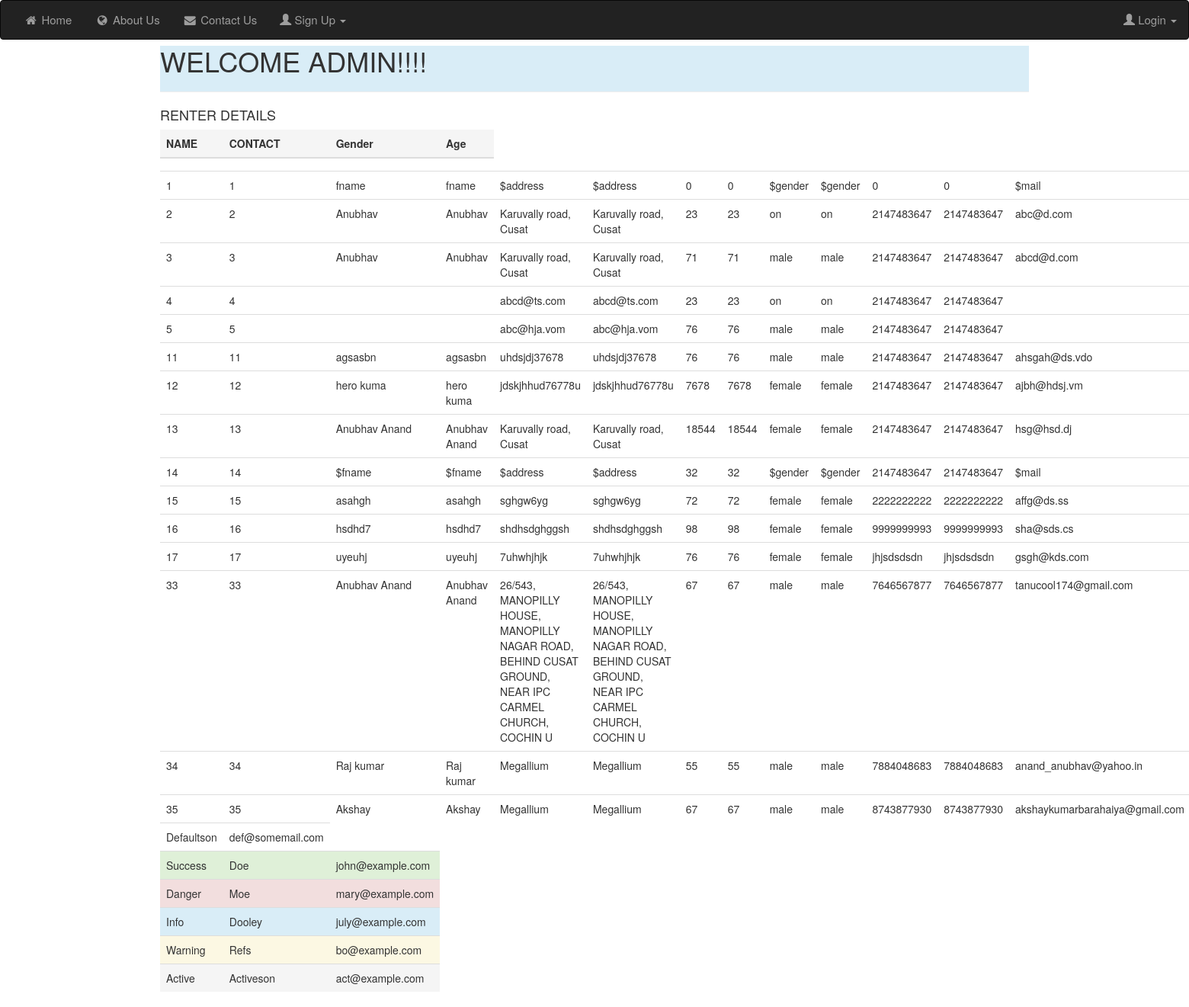
/admin/admin.php, run on the app's committed database.
### tables this page shows
CREATE TABLE `renter_register` (
  `ID` int(10) NOT NULL,
  `name` varchar(30) NOT NULL,
  `address` varchar(100) NOT NULL,
  `age` int(10) NOT NULL,
  `gender` varchar(20) NOT NULL,
  `phone` varchar(20) NOT NULL,
  `mail` varchar(40) NOT NULL,
  `password` varchar(20) NOT NULL
);

### admin/admin.php (the view, shortened to what this page needs)
<?php
include '..\header2.php';
?>
<!DOCTYPE html>
<html>
<head>
<link href="//maxcdn.bootstrapcdn.com/bootstrap/3.3.0/css/bootstrap.min.css" rel="stylesheet" id="bootstrap-css">
</head>
<body>
  <div class="container">
   <div class="bg-info">
  <h1>WELCOME ADMIN!!!!</h1>
<hr>
</div>
<h4>RENTER DETAILS</h4>
<table class="table">
   <thead>
     <tr class="active">
       <th>NAME</th>
       <th>CONTACT</th>
       <th>Gender</th>
       <th>Age</th>
     </tr>
   </thead>
   <tbody>
     <tr>
       <td>
         <?php
         $query="SELECT * FROM renter_register";
        $results = mysql_query($query);
         while ($row = mysql_fetch_array($results))
          {
        echo '<tr>';
        foreach($row as $name) {
        echo '<td>' . htmlspecialchars($name) . '</td>';
         }
        echo '</tr>';
      }
          ?>
        </td>
       <td>Defaultson</td>
       <td>def@somemail.com</td>
     </tr>
     <tr class="success">
       <td>Success</td>
       <td>Doe</td>
       <td>john@example.com</td>
     </tr>
     <tr class="danger">
       <td>Danger</td>
       <td>Moe</td>
       <td>mary@example.com</td>
     </tr>
     <tr class="info">
       <td>Info</td>
       <td>Dooley</td>
       <td>july@example.com</td>
     </tr>
     <tr class="warning">
       <td>Warning</td>
       <td>Refs</td>
       <td>bo@example.com</td>
     </tr>
     <tr class="active">
       <td>Active</td>
       <td>Activeson</td>
       <td>act@example.com</td>
     </tr>
   </tbody>
 </table>
</div>
</body>
</html>

### header2.php (shortened to what this page needs)
<!Doctype Html>
<html>
<head>
<link rel="stylesheet" href="https://maxcdn.bootstrapcdn.com/bootstrap/3.3.7/css/bootstrap.min.css">
<link rel="stylesheet" href="https://cdnjs.cloudflare.com/ajax/libs/font-awesome/4.7.0/css/font-awesome.min.css">
</head>
<body>
<div class="header" id="navbar" style="position:absolute; " style="opacity:0.9; background-color:;">
<nav class="navbar navbar-inverse">
<div class="container-fluid">
  <ul class="nav navbar-nav" style="margin:0px;">
    <li class="headerLinks" ><a href="home.php"><i class="fa fa-fw fa-home"> </i> Home</a></li>
    <li class="headerLinks"><a href="#about"><i class="fa fa-fw fa-globe"> </i> About Us</a></li>
    <li class="headerLinks"><a href="#contact"><i class="fa fa-fw fa-envelope"></i> Contact Us</a></li>
    <li class="dropdown"><a class="dropdown-toggle" data-toggle="dropdown" href="#"><span class="glyphicon glyphicon-user"></span> Sign Up <span class="caret"></span></a>
    </li>
  </ul>
  <ul class="nav navbar-nav navbar-right">
  <li class="dropdown"><a class="dropdown-toggle" data-toggle="dropdown" href="#"><span class="glyphicon glyphicon-user"></span> Login <span class="caret"></span></a>
    </li>
</div>
</nav>
</div>
</body>
</html>

### header2.php (style rules this page uses)
.headerLinks,a { font-size: 15px; }
.navbar { padding: 0px; margin:0px; }
.header { position: absolute; width: 100%; z-index: 10; filter: blur(0px); }

### data on the page
renter_register: ID "1", name "fname", address "$address", name "0", gender "$gender", mail "$mail"
renter_register: ID "2", name "Anubhav", address "Karuvally road, Cusat", age "23", gender "on", phone "2147483647", mail "abc@d.com"
renter_register: ID "3", name "Anubhav", address "Karuvally road, Cusat", age "71", gender "male", phone "2147483647", mail "abcd@d.com"
renter_register: ID "4", address "abcd@ts.com", age "23", gender "on", phone "2147483647"
renter_register: ID "5", address "abc@hja.vom", age "76", gender "male", phone "2147483647"
renter_register: ID "11", name "agsasbn", address "uhdsjdj37678", age "76", gender "male", phone "2147483647", mail "ahsgah@ds.vdo"
renter_register: ID "12", name "hero kuma", address "jdskjhhud76778u", age "7678", gender "female", phone "2147483647", mail "ajbh@hdsj.vm"
renter_register: ID "13", name "Anubhav Anand", address "Karuvally road, Cusat", age "18544", gender "female", phone "2147483647", mail "hsg@hsd.dj"
renter_register: ID "14", name "$fname", address "$address", age "32", gender "$gender", phone "2147483647", mail "$mail"
renter_register: ID "15", name "asahgh", address "sghgw6yg", age "72", gender "female", phone "2222222222", mail "affg@ds.ss"
renter_register: ID "16", name "hsdhd7", address "shdhsdghggsh", age "98", gender "female", phone "9999999993", mail "sha@sds.cs"
renter_register: ID "17", name "uyeuhj", address "7uhwhjhjk", age "76", gender "female", phone "jhjsdsdsdn", mail "gsgh@kds.com"
renter_register: ID "33", name "Anubhav Anand", address "26/543, MANOPILLY HOUSE, MANOPILLY NAGAR ROAD, BEHIND CUSAT GROUND, NEAR IPC CARMEL CHURCH, COCHIN U", age "67", gender "male", phone "7646567877", mail "tanucool174@gmail.com"
renter_register: ID "34", name "Raj kumar", address "Megallium", age "55", gender "male", phone "7884048683", mail "anand_anubhav@yahoo.in"
renter_register: ID "35", name "Akshay", address "Megallium", age "67", gender "male", phone "8743877930", mail "akshaykumarbarahaiya@gmail.com"
